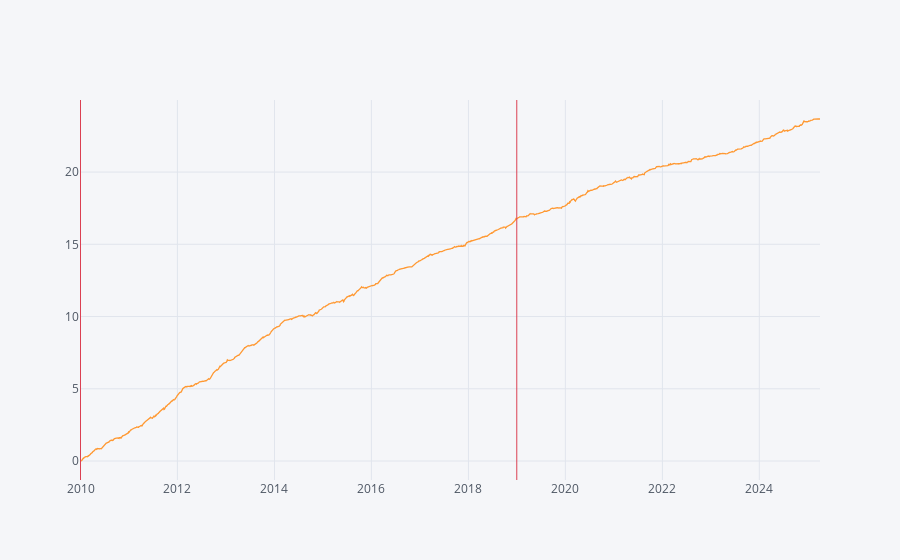

Notebook code for this chart:
### Code cell
bt_ret = Full_time_ts_result.mean(axis=1)
Tool.show_stats(pd.concat({
    '樣本內':bt_ret.loc[args['DATE_FROM']:args['DATE_TO']],
    '樣本外':bt_ret.loc[args['DATE_TO']:],
    '全樣本':bt_ret.loc[:],
},axis = 1))
bt_ret.cumsum().iplot(vline = [args['DATE_FROM'],args['DATE_TO']])

### Figure 1 — Plotly figure (JSON) as saved in the notebook; plotly's stock layout.template omitted (floating-point values rounded to 4 significant figures; data arrays with more than 128 entries replaced by an {"elided": "..."} marker saying what was removed)
{"data": [{"line": {"color": "rgba(255, 153, 51, 1.0)", "dash": "solid", "shape": "linear", "width": 1.3}, "mode": "lines", "name": "None", "text": "", "type": "scatter", "x": {"elided": "3738 str values"}, "y": {"elided": "3738 float values"}}], "layout": {"legend": {"bgcolor": "#F5F6F9", "font": {"color": "#4D5663"}}, "paper_bgcolor": "#F5F6F9", "plot_bgcolor": "#F5F6F9", "shapes": [{"line": {"color": "#db4052", "dash": "solid", "width": 1}, "type": "line", "x0": "2010-01-01", "x1": "2010-01-01", "xref": "x", "y0": 0, "y1": 1, "yref": "paper"}, {"line": {"color": "#db4052", "dash": "solid", "width": 1}, "type": "line", "x0": "2018-12-31", "x1": "2018-12-31", "xref": "x", "y0": 0, "y1": 1, "yref": "paper"}], "titlefont": {"color": "#4D5663"}, "xaxis": {"gridcolor": "#E1E5ED", "showgrid": true, "tickfont": {"color": "#4D5663"}, "title": "", "titlefont": {"color": "#4D5663"}, "zerolinecolor": "#E1E5ED"}, "yaxis": {"gridcolor": "#E1E5ED", "showgrid": true, "tickfont": {"color": "#4D5663"}, "title": "", "titlefont": {"color": "#4D5663"}, "zerolinecolor": "#E1E5ED"}}}
